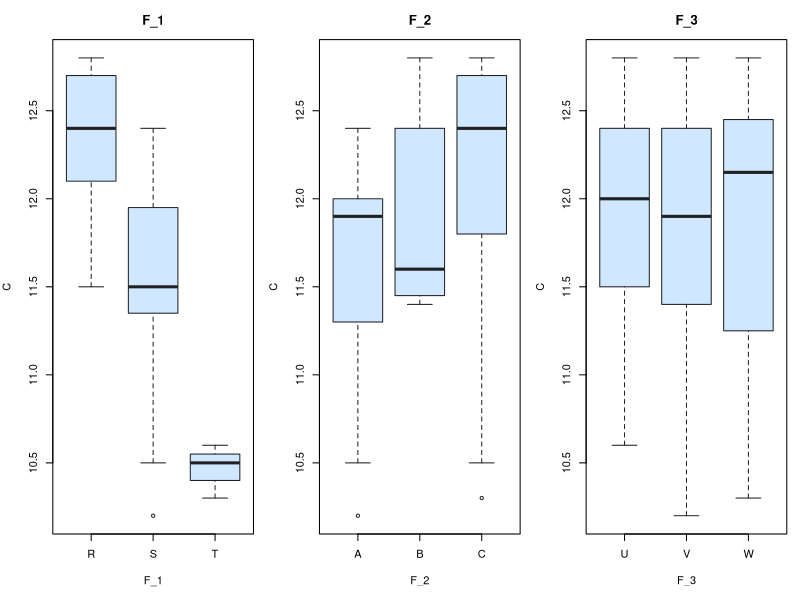
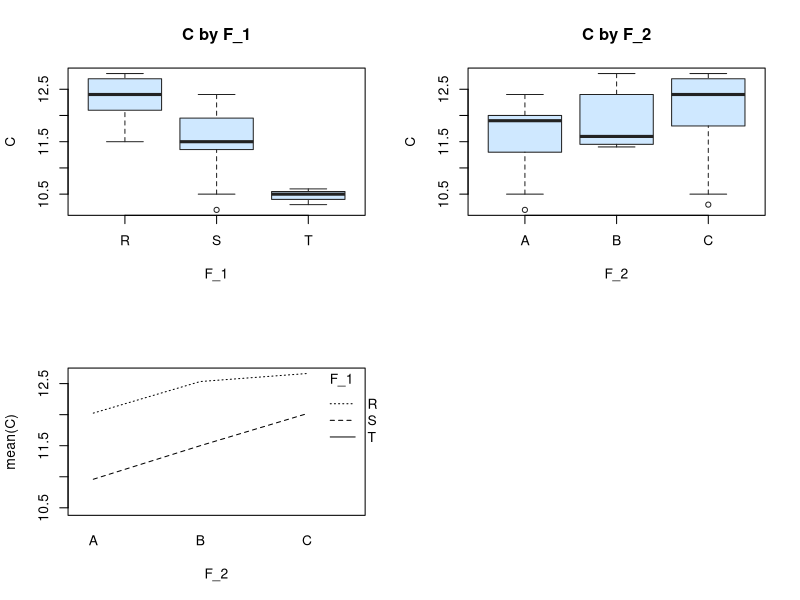
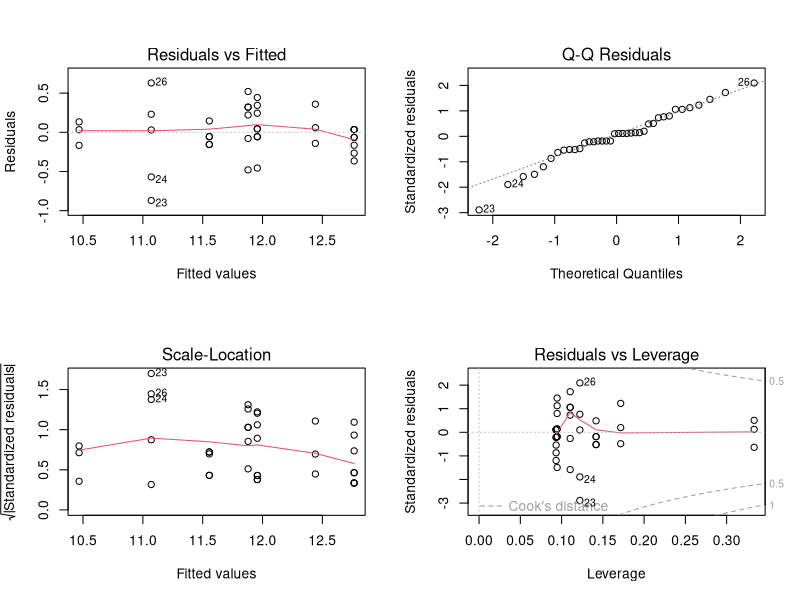

Source code (R) for these figures, in order:
df <- data.frame(

  F_1 = factor(

    c(

      "T", "T", "T", "R", "R", "R", "R", "R", "R", "R",

      "R", "R", "R", "R", "R", "R", "R", "R", "R", "R",

      "R", "R", "S", "S", "S", "S", "S", "S", "S", "S",

      "S", "S", "S", "S", "S", "S", "S", "S"

    ),

    levels = c("R", "S", "T")

  ),

  F_2 = factor(

    c(

      "C", "C", "C", "A", "A", "A", "A", "A", "A", "A",

      "A", "B", "B", "B", "C", "C", "C", "C", "C", "C",

      "C", "C", "A", "A", "A", "A", "A", "B", "B", "B",

      "B", "B", "C", "C", "C", "C", "C", "C"

    ),

    levels = c("A", "B", "C")

  ),

  F_3 = factor(

    c(

      "U", "V", "W", "U", "V", "W", "U", "V", "W", "U",

      "V", "W", "U", "V", "W", "U", "V", "W", "U", "V",

      "W", "U", "V", "W", "U", "V", "W", "U", "V", "W",

      "U", "V", "W", "U", "V", "W", "U", "V"

    ),

    levels = c("U", "V", "W")

  ),

  C = c(

    10.6, 10.5, 10.3, 11.9, 11.9, 11.5, 12.0, 12.0, 12.3, 12.4,

    12.2, 12.5, 12.3, 12.8, 12.8, 12.8, 12.8, 12.7, 12.7, 12.5,

    12.4, 12.6, 10.2, 10.5, 11.3, 11.7, 11.1, 11.5, 11.7, 11.4,

    11.5, 11.4, 12.1, 12.2, 12.4, 12.2, 11.8, 11.4

  ),

  G = c(

    20.0, 19.0, 20.0, 46.5, 44.0, 43.0, 43.0, 41.5, 45.5, 39.8,

    39.0, 45.7, 45.1, 39.0, 39.0, 38.0, 40.0, 38.0, 38.5, 38.5,

    37.0, 40.5, 22.6, 25.2, 23.1, 25.2, 24.0, 23.5, 25.0, 23.0,

    24.5, 24.5, 24.1, 28.0, 23.6, 24.3, 26.0, 23.0

  )

)

  

print_header <- function(title) {

  cat("\n")

  cat(title, "\n", sep = "")

  cat(strrep("-", nchar(title)), "\n", sep = "")

}

  

options(contrasts = c("contr.sum", "contr.poly"))

  

cat(sprintf("Shape: %d x %d\n\n", nrow(df), ncol(df)))

  

print_header("1. One-way ANOVA: C ~ F_1")

one_way_model <- lm(C ~ F_1, data = df)

print(anova(one_way_model))

  

print_header("2. Two-way ANOVA: C ~ F_1 * F_2")

two_way_model <- lm(C ~ F_1 * F_2, data = df)

print(anova(two_way_model))

  

print_header("3. Three-way ANOVA: C ~ F_1 * F_2 * F_3")

three_way_model <- lm(C ~ F_1 * F_2 * F_3, data = df)

print(anova(three_way_model))

  

print_header("MANOVA: [C, G] ~ F_1")
manova_model <- manova(cbind(C, G) ~ F_1, data = df)
print(summary(manova_model, test = "Wilks"))

cat("\n")
print(summary.aov(manova_model))

  

pdf("boxplots.pdf", width = 14, height = 4)

par(mfrow = c(1, 3), mar = c(5, 4, 3, 1))

for (factor_name in c("F_1", "F_2", "F_3")) {

  boxplot(

    as.formula(paste("C ~", factor_name)),

    data = df,

    main = factor_name,

    xlab = factor_name,

    ylab = "C",

    col = "#cfe8ff",

    border = "#222222"

  )

}

dev.off()

  

cat("\nSaved boxplots to boxplots.pdf\n")

  

additive_model <- aov(C ~ F_1 + F_2, data = df)

  

pdf("zachet_anova_plots.pdf", width = 9, height = 7)

par(mfrow = c(2, 2))

boxplot(C ~ F_1, data = df, main = "C by F_1", xlab = "F_1", ylab = "C", col = "#cfe8ff", border = "#222222")

boxplot(C ~ F_2, data = df, main = "C by F_2", xlab = "F_2", ylab = "C", col = "#cfe8ff", border = "#222222")

interaction.plot(df$F_2, df$F_1, df$C, xlab = "F_2", ylab = "mean(C)", trace.label = "F_1")

plot.new()

par(mfrow = c(2, 2))

plot(additive_model)

dev.off()

  

cat("Saved diagnostic plots to zachet_anova_plots.pdf\n")
